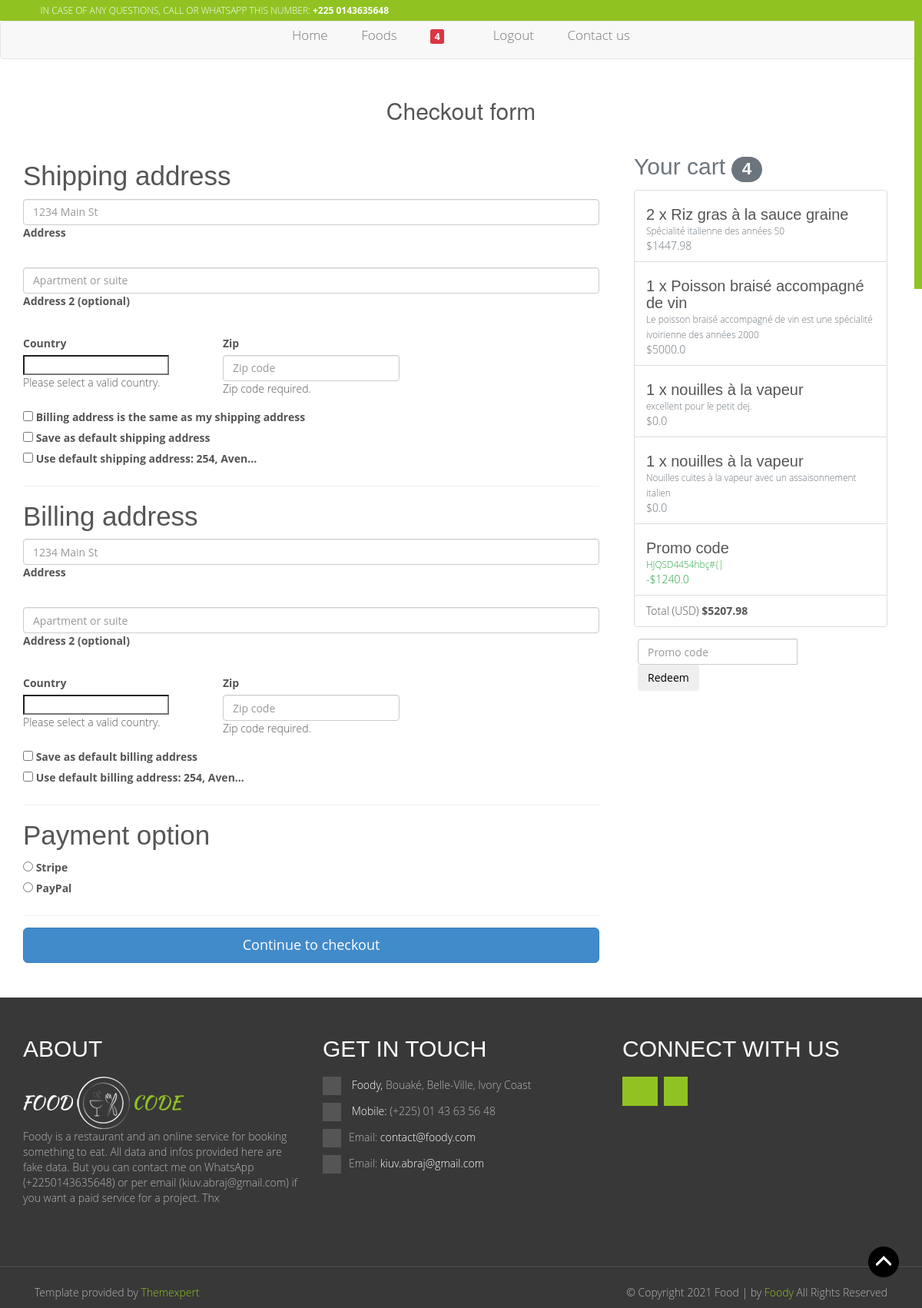
Page /order/checkout/ (signed in) on the earlier database version.
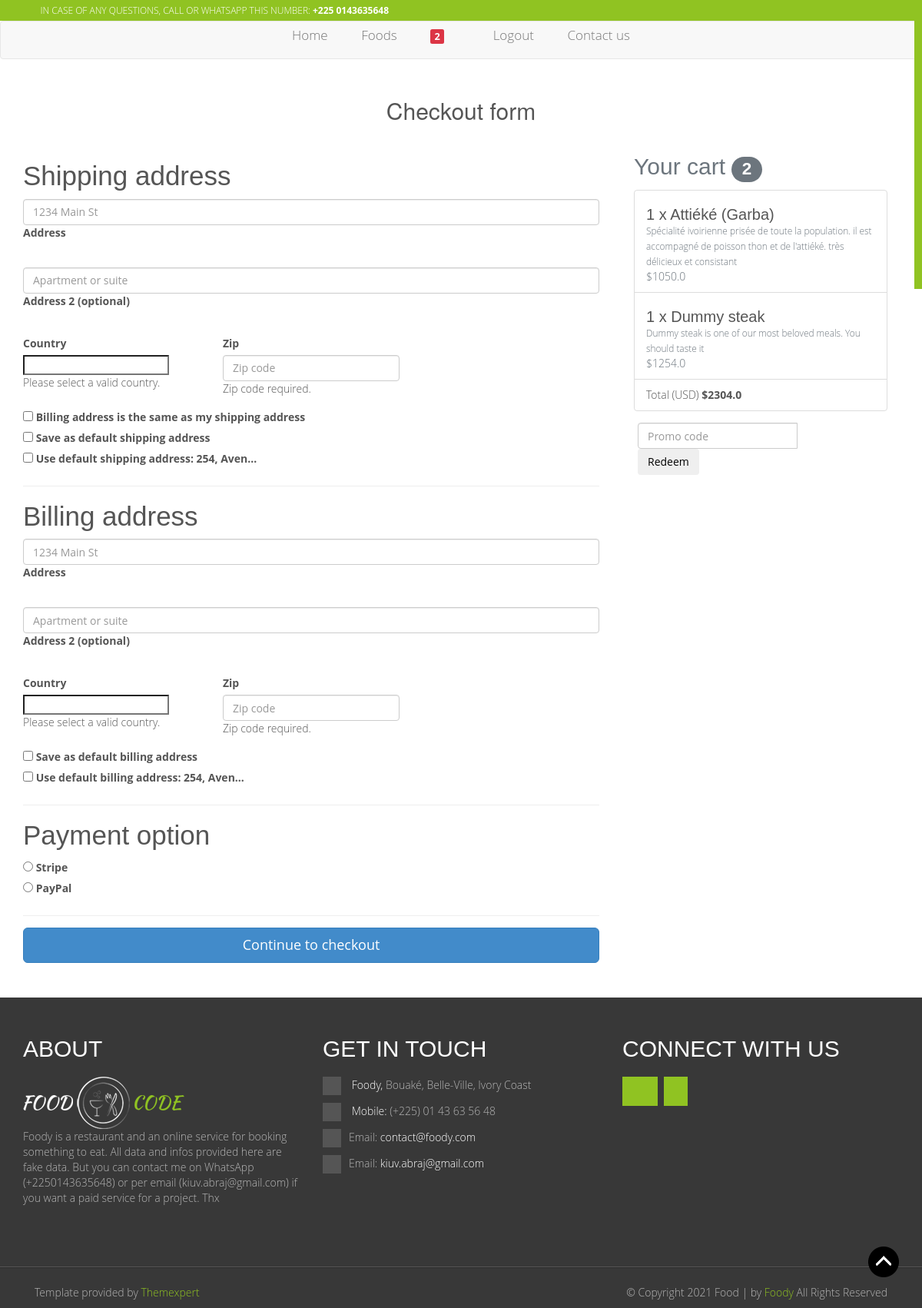
Same page on the later database version.
### profil/models.py (models this page shows, shortened)
class Profil(models.Model):
	user = models.OneToOneField(User, on_delete=models.CASCADE)
	date = models.DateTimeField(auto_now_add=True)
	stripe_customer_id = models.CharField(max_length=50, blank=True,
		null=True, verbose_name='Stripe ID')
	one_click_purchasing = models.BooleanField(default=False)
	def cart_item_count(self):
		items_count = OrderItem.objects.filter(
			user=self.user,
			ordered=False,
		).count()
		return items_count

### orders/models.py (models this page shows, shortened)
class Order(models.Model):
	user = models.ForeignKey(User, on_delete=models.CASCADE)
	ref_code = models.CharField(max_length=20, blank=True, null=True)
	items = models.ManyToManyField(OrderItem)
	start_date = models.DateTimeField(auto_now_add=True)
	ordered_date = models.DateTimeField()
	ordered = models.BooleanField(default=False)
	shipping_address = models.ForeignKey(
		Address, related_name='shipping_address', on_delete=models.SET_NULL,
		blank=True, null=True)
	billing_address = models.ForeignKey(Address, blank=True, null=True,
		related_name='billing_address', on_delete=models.SET_NULL)
	payment = models.ForeignKey(Payment, on_delete=models.SET_NULL,
		blank=True, null=True)
	coupon = models.ForeignKey(Coupon, on_delete=models.SET_NULL,
		blank=True, null=True)
	being_delivered = models.BooleanField(default=False)
	received = models.BooleanField(default=False)
	refund_requested = models.BooleanField(default=False)
	refund_granted = models.BooleanField(default=False)
	'''
	1. Item added to cart
	2. Adding a billing address
	(Failed checkout)
	3. Payment
	(Preprocessing, processing, packaging etc.)
	4. Being delivered
	5. Received
	'''
	def get_total(self):
		total = 0
		for order_item in self.items.all():
			total += order_item.get_final_price()
		if self.coupon:
			total -= self.coupon.amount
		return total

class OrderItem(models.Model):
	user = models.ForeignKey(User, on_delete=models.CASCADE)
	ordered = models.BooleanField(default=False)
	item = models.ForeignKey(Item, on_delete=models.CASCADE)
	quantity = models.IntegerField(default=1)
	date = models.DateTimeField(auto_now_add=True, null=True, blank=True)
	def get_total_item_price(self):
		return self.quantity * self.item.price
	def get_total_discount_item_price(self):
		return self.quantity * self.item.discount_price
	def get_final_price(self):
		if self.item.discount_price:
			return self.get_total_discount_item_price()
		return self.get_total_item_price()

### products/models.py (models this page shows, shortened)
class Item(models.Model):
	hit_count_generic = GenericRelation(HitCount,
		object_id_field='object_pk',
		related_query_name='hit_count_generic_relation'
	)
	title = models.CharField(max_length=255)
	slug = models.SlugField( max_length=400,
		help_text='Autofill field')
	description = models.TextField()
	picture = ResizedImageField(
		size=[500, 500],
		quality=100,
		upload_to='images/foods/%Y/%m/',
		help_text="Main picture")
	tags = TaggableManager()
	is_public = models.BooleanField(default=True)
	picture_2 = ResizedImageField(
		size=[500, 500],
		quality=100,
		null=True,
		blank=True,
		upload_to='images/foods/%Y/%m/',
		help_text="Second picture")
	picture_3 = ResizedImageField(
		size=[500, 500],
		quality=100,
		null=True,
		blank=True,
		upload_to='images/foods/%Y/%m/',
		help_text="Third picture")
	is_popular = models.BooleanField(default=False)
	date = models.DateTimeField(auto_now_add=True)
	price = models.FloatField()
	discount_price = models.FloatField(blank=True, null=True,
		help_text='Must be smaller than normal price')
	category = models.CharField(max_length=20, default='others',
		choices=CATEGORY_CHOICES)

### coupon/models.py (models this page shows, shortened)
class Coupon(models.Model):
	code = models.CharField(max_length=50)
	amount = models.FloatField()
	date = models.DateTimeField(auto_now_add=True)
	end_date = models.DateTimeField(auto_now_add=True)
	is_active = models.BooleanField(default=False)

### website/views.py (the view, shortened to what this page needs)
# urls.py: path('order/checkout/', views.CheckoutView.as_view(), name='checkout'),
class CheckoutView(View):
	@method_decorator(login_required(login_url='login'))
	def dispatch(self, request, *args, **kwargs):
		return super(CheckoutView, self).dispatch(request, *args, **kwargs)
	def get(self, *args, **kwargs):
		try:
			order = Order.objects.get(user=self.request.user, ordered=False)
			form = CheckoutForm()
			context = {
				'form': form,
				'couponform': CouponForm(),
				'order': order,
				'DISPLAY_COUPON_FORM': True
			}
			shipping_address_qs = Address.objects.filter(
				user=self.request.user,
				address_type='S',
				default=True
			)
			billing_address_qs = Address.objects.filter(
				user=self.request.user,
				address_type='B',
				default=True
			)
			if shipping_address_qs.exists():
				context.update({
					'default_shipping_address': shipping_address_qs[0]
				})
			if billing_address_qs.exists():
				context.update({
					'default_billing_address': billing_address_qs[0]
				})
			template_name = 'public/orders/checkout_orders.html'
			return render(self.request, template_name, context)
		except ObjectDoesNotExist:
			messages.info(self.request, "You do not have an active order")
			return redirect("checkout")

### orders/orders_forms.py
class CheckoutForm(forms.Form):
	shipping_address = forms.CharField(required=False)
	shipping_address2 = forms.CharField(required=False)
	shipping_country = CountryField(blank_label='(select country)').formfield(
		required=False,
		widget=CountrySelectWidget(attrs={
		'class': 'custom-select d-block w-100',
	}))
	shipping_zip = forms.CharField(required=False)
	billing_address = forms.CharField(required=False)
	billing_address2 = forms.CharField(required=False)
	billing_country = CountryField(blank_label='(select country)').formfield(
		required=False,
		widget=CountrySelectWidget(attrs={
		'class': 'custom-select d-block w-100',
	}))
	billing_zip = forms.CharField(required=False)
	same_billing_address = forms.BooleanField(required=False)
	set_default_shipping = forms.BooleanField(required=False)
	use_default_shipping = forms.BooleanField(required=False)
	set_default_billing = forms.BooleanField(required=False)
	use_default_billing = forms.BooleanField(required=False)
	payment_option = forms.ChoiceField(
		widget=forms.RadioSelect,
		choices=PAYMENT_CHOICES
	)

### templates/public/orders/checkout_orders.html (shortened to what the changed rows need)
{% extends 'public/includes/base.html' %}
{% load i18n %}
{% load static %}
{% load humanize %}
{% load hitcount_tags %}
{% block content %}
    <main class="pb-5">
      <div class="container wow fadeIn">
        <h2 class="my-5 h2 text-center">Checkout form</h2>
        <div class="row">
          <div class="col-md-8 mb-4">
            <div class="card">
              <form method="POST" class="card-body">
                <div class="d-block my-3">
                  {% for value, name in form.fields.payment_option.choices %}
                  <div class="custom-control custom-radio">
                    <input id="{{ name }}" name="payment_option" value="{{ value }}" type="radio" class="custom-control-input" required>
                    <label class="custom-control-label" for="{{ name }}">{{ name }}</label>
                  </div>
                  {% endfor %}
                </div>
              </form>
            </div>
          </div>
          <div class="col-md-4 mb-4">
            {% include 'public/orders/order_snippet.html' %}
          </div>
        </div>
      </div>
    </main>
{% endblock content %}

### templates/public/includes/navbar.html (shortened to what this page needs)
	{% load static %}
	<nav class="navbar navbar-default">
		<div class="container">
		    <div class="collapse navbar-collapse" id="bs-example-navbar-collapse-1">
		      	<ul class="nav navbar-nav nav-main">
		        	<li class="{% if request.path_info == '/' %}active{% endif %}">
		        		<a href="{% url 'home' %}">
		        			Home
		        		</a>
		        	</li>
					<li class="{% if request.path_info == '/foods/' %}active{% endif %}">
						<a href="{% url 'food-list' %}">
							Foods
						</a>
					</li>
					{% if request.user.is_authenticated %}
					<li class="{% if request.path_info == '/order/summary/' %}active{% endif %}">
						<a href="{% url 'order-summary' %}">
							<small class="badge badge-danger z-depth-1 mr-1">
								{{ request.user.profil.cart_item_count }}
							</small>
							<span>
								<i class="fa fa-shopping-cart"></i>
							</span>
						</a>
					</li>
					<li>
						<a href="{% url 'logout' %}">
							Logout
						</a>
					</li>
					{% else %}
					<li class="{% if request.path_info == '/user/login/' %}active{% endif %}">
						<a href="{% url 'login' %}">
							Login
						</a>
					</li>
					{% endif %}
					<li class="{% if request.path_info == '/contact-us/' %}active{% endif %}">
						<a href="{% url 'contact' %}">
							Contact us
						</a>
					</li>
		        </ul>
		    </div>
		</div>
	</nav>

### templates/public/orders/order_snippet.html (shortened to what this page needs)
<div class="col-md-12 mb-4 pb-5">
    <h4 class="d-flex justify-content-between align-items-center mb-3">
    <span class="text-muted">Your cart</span>
    <span class="badge badge-secondary badge-pill">{{ order.items.count }}</span>
    </h4>
    <ul class="list-group mb-3 z-depth-1">
    {% for order_item in order.items.all %}
    <li class="list-group-item d-flex justify-content-between lh-condensed">
        <div>
        <h6 class="my-0">{{ order_item.quantity }} x {{ order_item.item.title}}</h6>
        <small class="text-muted">{{ order_item.item.description}}</small>
        </div>
        <span class="text-muted">${{ order_item.get_final_price }}</span>
    </li>
    {% endfor %}
    {% if order.coupon %}
    <li class="list-group-item d-flex justify-content-between bg-light">
        <div class="text-success">
        <h6 class="my-0">Promo code</h6>
        <small>{{ order.coupon.code }}</small>
        </div>
        <span class="text-success">-${{ order.coupon.amount }}</span>
    </li>
    {% endif %}
    <li class="list-group-item d-flex justify-content-between">
        <span>Total (USD)</span>
        <strong>${{ order.get_total }}</strong>
    </li>
    </ul>
    {% if DISPLAY_COUPON_FORM %}
    <form class="card p-2" action="{% url 'add-coupon' %}" method="POST">
        <div class="input-group">
            {{ couponform.code }}
            <div class="input-group-append">
            <button class="btn btn-secondary btn-md waves-effect m-0" type="submit">Redeem</button>
            </div>
        </div>
    </form>
    {% endif %}
</div>

Differences in the rows shown:
no longer on this page (row edited): Order: items.count "4", coupon.code "HJQSD4454hbç#{|", coupon.amount "1240.0", get_total "5207.98"
no longer on this page (row edited): OrderItem: quantity "2", item "Riz gras à la sauce graine", item.description "Spécialité italienne des années 50", get_final_price "1447.98"
no longer on this page (row edited): OrderItem: quantity "1", item "Poisson braisé accompagné de vin", item.description "Le poisson braisé accompagné de vin est une spécialité ivoirienne des années 2000", get_final_price "5000.0"
no longer on this page (row edited): OrderItem: quantity "1", item "nouilles à la vapeur", item.description "excellent pour le petit dej.", get_final_price "0.0"
no longer on this page (row edited): OrderItem: quantity "1", item "nouilles à la vapeur", item.description "Nouilles cuites à la vapeur avec un assaisonnement italien", get_final_price "0.0"
added Order: items.count "2", get_total "2304.0"
added OrderItem: quantity "1", item "Attiéké (Garba)", item.description "Spécialité ivoirienne prisée de toute la population. il est accompagné de poisson thon et de l'attiéké. très délicieux et consistant", get_final_price "1050.0"
added OrderItem: quantity "1", item "Dummy steak", item.description "Dummy steak is one of our most beloved meals. You should taste it", get_final_price "1254.0"
Other differences:
{{ request.user.profil.cart_item_count }}: "4" → "2"
text no longer shown: "Promo code -$"
